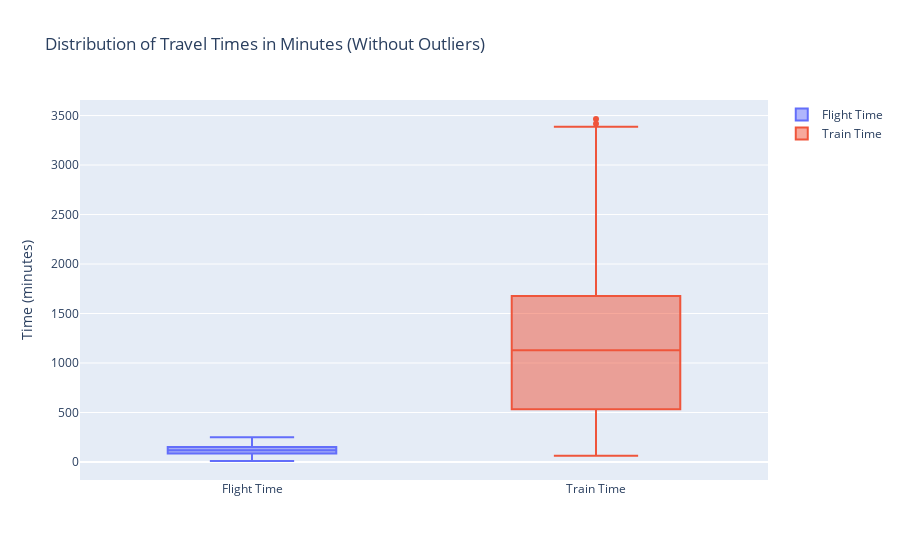

Notebook source saved alongside this figure:
### Code cell
def remove_outliers(data):
    q1 = data.quantile(0.25)
    q3 = data.quantile(0.75)
    iqr = q3 - q1
    lower_bound = q1 - 1.5 * iqr
    upper_bound = q3 + 1.5 * iqr
    return data[(data >= lower_bound) & (data <= upper_bound)]

# Filter out outliers from flight and train times
flight_time_no_outliers = remove_outliers(merged_data['flight_time'])
train_time_no_outliers = remove_outliers(merged_data['train_time'])

# Create a figure for the box plots
box_fig = go.Figure()

# Add box plot for filtered flight times
box_fig.add_trace(go.Box(y=flight_time_no_outliers, name='Flight Time'))

# Add box plot for filtered train times
box_fig.add_trace(go.Box(y=train_time_no_outliers, name='Train Time'))

# Update layout
box_fig.update_layout(
    title='Distribution of Travel Times in Minutes (Without Outliers)',
    yaxis_title='Time (minutes)'
)

# Show the figure
box_fig.show()

### Figure 1 — Plotly figure (JSON) as saved in the notebook; plotly's stock layout.template omitted (floating-point values rounded to 4 significant figures; data arrays with more than 128 entries replaced by an {"elided": "..."} marker saying what was removed)
{"data": [{"name": "Flight Time", "type": "box", "y": {"elided": "1073 float values"}}, {"name": "Train Time", "type": "box", "y": {"elided": "1062 float values"}}], "layout": {"title": {"text": "Distribution of Travel Times in Minutes (Without Outliers)"}, "yaxis": {"title": {"text": "Time (minutes)"}}}}
